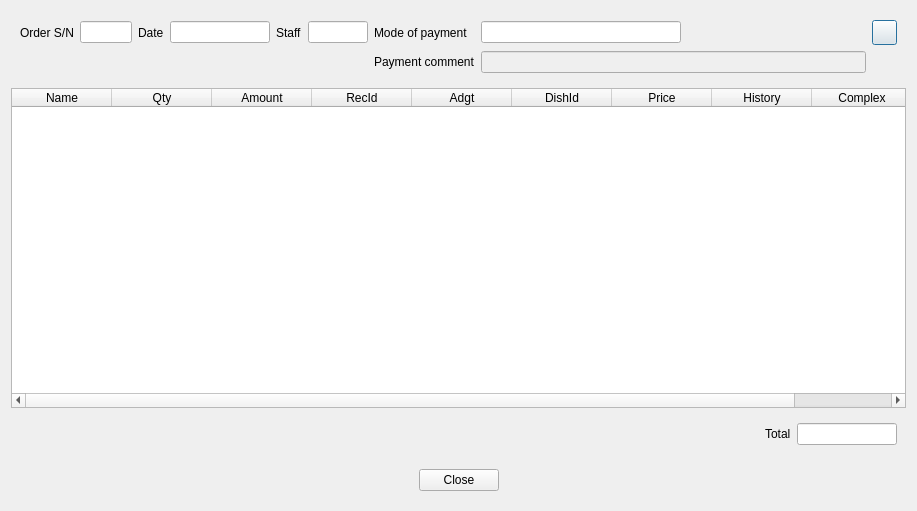
<?xml version="1.0" encoding="UTF-8"?>
<ui version="4.0">
 <class>DlgGPOSOrderInfo</class>
 <widget class="QDialog" name="DlgGPOSOrderInfo">
  <property name="geometry">
   <rect>
    <x>0</x>
    <y>0</y>
    <width>917</width>
    <height>511</height>
   </rect>
  </property>
  <property name="windowTitle">
   <string>Order</string>
  </property>
  <layout class="QVBoxLayout" name="verticalLayout">
   <item>
    <widget class="QWidget" name="widget_3" native="true">
     <layout class="QGridLayout" name="gridLayout">
      <item row="0" column="0">
       <widget class="QLabel" name="label_3">
        <property name="text">
         <string>Order S/N</string>
        </property>
       </widget>
      </item>
      <item row="0" column="1">
       <widget class="QLineEdit" name="leOrder">
        <property name="maximumSize">
         <size>
          <width>100</width>
          <height>16777215</height>
         </size>
        </property>
        <property name="readOnly">
         <bool>true</bool>
        </property>
       </widget>
      </item>
      <item row="0" column="3">
       <widget class="EDateEdit" name="deDate">
        <property name="minimumSize">
         <size>
          <width>100</width>
          <height>0</height>
         </size>
        </property>
        <property name="maximumSize">
         <size>
          <width>100</width>
          <height>16777215</height>
         </size>
        </property>
        <property name="readOnly">
         <bool>true</bool>
        </property>
       </widget>
      </item>
      <item row="0" column="6">
       <widget class="QLabel" name="label_5">
        <property name="text">
         <string>Mode of payment</string>
        </property>
       </widget>
      </item>
      <item row="0" column="5">
       <widget class="QLineEdit" name="leStaff">
        <property name="readOnly">
         <bool>true</bool>
        </property>
       </widget>
      </item>
      <item row="0" column="4">
       <widget class="QLabel" name="label_4">
        <property name="text">
         <string>Staff</string>
        </property>
       </widget>
      </item>
      <item row="0" column="9">
       <widget class="QPushButton" name="btnTracking">
        <property name="minimumSize">
         <size>
          <width>25</width>
          <height>25</height>
         </size>
        </property>
        <property name="maximumSize">
         <size>
          <width>25</width>
          <height>25</height>
         </size>
        </property>
        <property name="text">
         <string/>
        </property>
        <property name="icon">
         <iconset resource="res.qrc">
          <normaloff>:/images/tracking.png</normaloff>:/images/tracking.png</iconset>
        </property>
       </widget>
      </item>
      <item row="0" column="2">
       <widget class="QLabel" name="label_2">
        <property name="text">
         <string>Date</string>
        </property>
       </widget>
      </item>
      <item row="0" column="7">
       <widget class="EQLineEdit" name="lePayment">
        <property name="minimumSize">
         <size>
          <width>200</width>
          <height>0</height>
         </size>
        </property>
       </widget>
      </item>
      <item row="0" column="8">
       <spacer name="horizontalSpacer_4">
        <property name="orientation">
         <enum>Qt::Horizontal</enum>
        </property>
        <property name="sizeHint" stdset="0">
         <size>
          <width>227</width>
          <height>20</height>
         </size>
        </property>
       </spacer>
      </item>
      <item row="1" column="6">
       <widget class="QLabel" name="lbComment">
        <property name="text">
         <string>Payment comment</string>
        </property>
       </widget>
      </item>
      <item row="1" column="7" colspan="2">
       <widget class="QLineEdit" name="lePaymentComment">
        <property name="enabled">
         <bool>false</bool>
        </property>
       </widget>
      </item>
     </layout>
    </widget>
   </item>
   <item>
    <widget class="EQTableWidget" name="tblData">
     <column>
      <property name="text">
       <string>Name</string>
      </property>
     </column>
     <column>
      <property name="text">
       <string>Qty</string>
      </property>
     </column>
     <column>
      <property name="text">
       <string>Amount</string>
      </property>
     </column>
     <column>
      <property name="text">
       <string>RecId</string>
      </property>
     </column>
     <column>
      <property name="text">
       <string>Adgt</string>
      </property>
     </column>
     <column>
      <property name="text">
       <string>DishId</string>
      </property>
     </column>
     <column>
      <property name="text">
       <string>Price</string>
      </property>
     </column>
     <column>
      <property name="text">
       <string>History</string>
      </property>
     </column>
     <column>
      <property name="text">
       <string>Complex</string>
      </property>
     </column>
    </widget>
   </item>
   <item>
    <widget class="QWidget" name="widget_2" native="true">
     <layout class="QHBoxLayout" name="horizontalLayout_2">
      <item>
       <spacer name="horizontalSpacer_3">
        <property name="orientation">
         <enum>Qt::Horizontal</enum>
        </property>
        <property name="sizeHint" stdset="0">
         <size>
          <width>537</width>
          <height>20</height>
         </size>
        </property>
       </spacer>
      </item>
      <item>
       <widget class="QLabel" name="label">
        <property name="text">
         <string>Total</string>
        </property>
       </widget>
      </item>
      <item>
       <widget class="EQLineEdit" name="leTotal">
        <property name="minimumSize">
         <size>
          <width>100</width>
          <height>0</height>
         </size>
        </property>
        <property name="maximumSize">
         <size>
          <width>80</width>
          <height>16777215</height>
         </size>
        </property>
        <property name="readOnly">
         <bool>true</bool>
        </property>
       </widget>
      </item>
     </layout>
    </widget>
   </item>
   <item>
    <widget class="QWidget" name="widget" native="true">
     <layout class="QHBoxLayout" name="horizontalLayout">
      <item>
       <spacer name="horizontalSpacer">
        <property name="orientation">
         <enum>Qt::Horizontal</enum>
        </property>
        <property name="sizeHint" stdset="0">
         <size>
          <width>282</width>
          <height>20</height>
         </size>
        </property>
       </spacer>
      </item>
      <item>
       <widget class="QPushButton" name="btnOk">
        <property name="text">
         <string>Close</string>
        </property>
       </widget>
      </item>
      <item>
       <spacer name="horizontalSpacer_2">
        <property name="orientation">
         <enum>Qt::Horizontal</enum>
        </property>
        <property name="sizeHint" stdset="0">
         <size>
          <width>281</width>
          <height>20</height>
         </size>
        </property>
       </spacer>
      </item>
     </layout>
    </widget>
   </item>
  </layout>
 </widget>
 <customwidgets>
  <customwidget>
   <class>EDateEdit</class>
   <extends>QLineEdit</extends>
   <header location="global">edateedit.h</header>
  </customwidget>
  <customwidget>
   <class>EQLineEdit</class>
   <extends>QLineEdit</extends>
   <header location="global">eqlineedit.h</header>
   <slots>
    <signal>customButtonClicked(bool)</signal>
   </slots>
  </customwidget>
  <customwidget>
   <class>EQTableWidget</class>
   <extends>QTableWidget</extends>
   <header location="global">eqtablewidget.h</header>
  </customwidget>
 </customwidgets>
 <resources>
  <include location="res.qrc"/>
 </resources>
 <connections/>
</ui>
